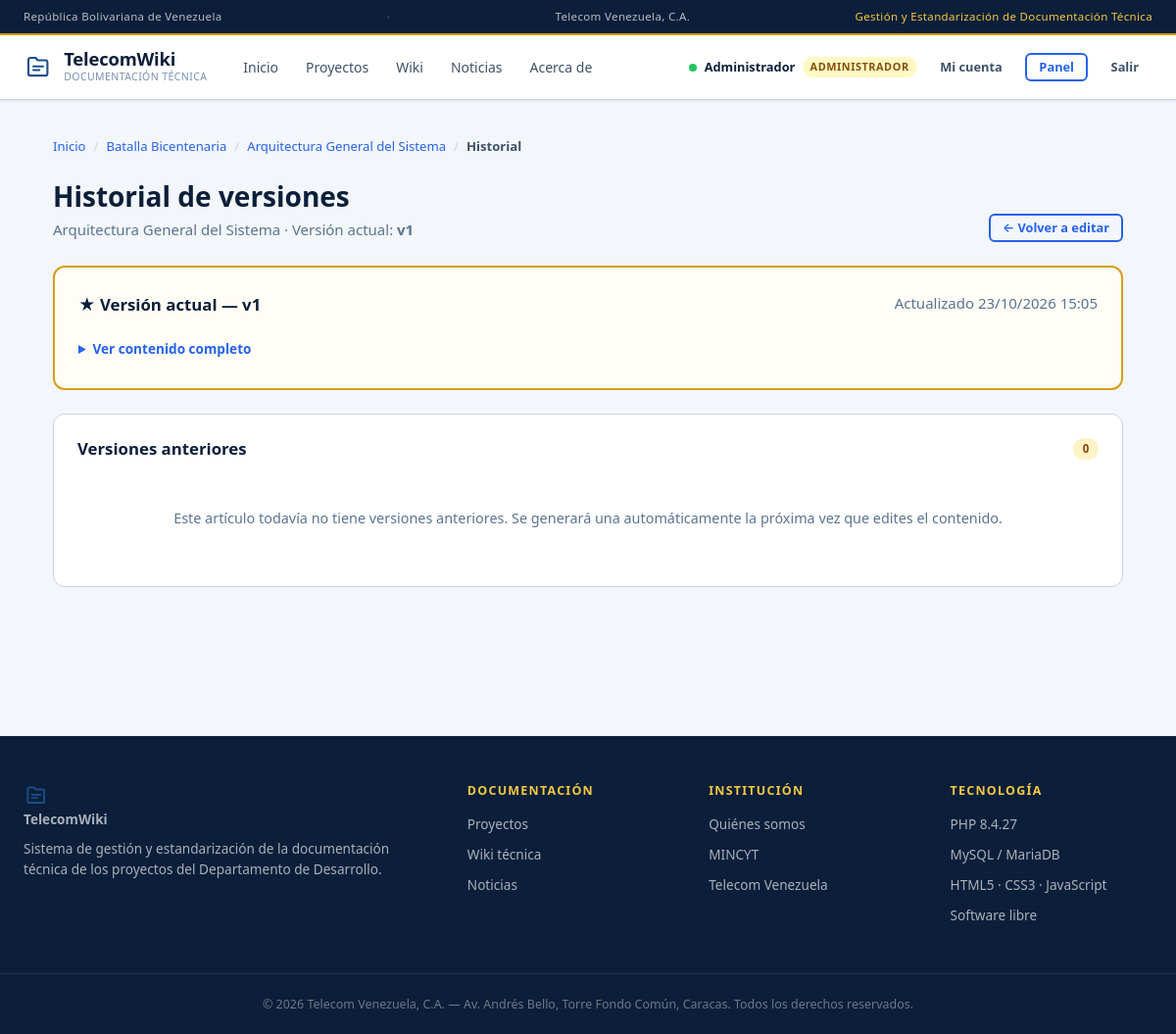
The page /frontend/admin/articulo_historial.php?id=1 (signed in) on the database its author committed.
### tables this page shows
CREATE TABLE `usuarios` (
    `id`            INT UNSIGNED NOT NULL AUTO_INCREMENT,
    `nombre`        VARCHAR(100)  NOT NULL,
    `apellido`      VARCHAR(100)  NOT NULL,
    `usuario`       VARCHAR(50)   NOT NULL,
    `email`         VARCHAR(150)  NOT NULL,
    `password`      VARCHAR(255)  NOT NULL,
    `rol`           ENUM('lector','editor','supervisor','admin') NOT NULL DEFAULT 'lector',
    `activo`        TINYINT(1)    NOT NULL DEFAULT 1,
    `ultimo_acceso` DATETIME      NULL DEFAULT NULL,
    `creado_en`     DATETIME      NOT NULL DEFAULT CURRENT_TIMESTAMP,
    PRIMARY KEY (`id`),
    UNIQUE KEY `uq_usuarios_usuario` (`usuario`),
    UNIQUE KEY `uq_usuarios_email`   (`email`),
    KEY `idx_usuarios_rol_activo` (`rol`,`activo`)
);

CREATE TABLE `articulos` (
    `id`          INT UNSIGNED NOT NULL AUTO_INCREMENT,
    `proyecto_id` INT UNSIGNED  NOT NULL,
    `titulo`      VARCHAR(300)  NOT NULL,
    `slug`        VARCHAR(320)  NOT NULL,
    `resumen`     VARCHAR(500)  NULL,
    `contenido`   LONGTEXT      NULL,
    `tipo`        ENUM('guion','arquitectura','mecanica','personaje','nivel','tecnico','otro') NOT NULL DEFAULT 'tecnico',
    `autor_id`    INT UNSIGNED  NULL,
    `version`     INT UNSIGNED  NOT NULL DEFAULT 1,
    `publicado`   TINYINT(1)    NOT NULL DEFAULT 0,
    `creado_en`   DATETIME      NOT NULL DEFAULT CURRENT_TIMESTAMP,
    `actualizado` DATETIME      NOT NULL DEFAULT CURRENT_TIMESTAMP ON UPDATE CURRENT_TIMESTAMP,
    PRIMARY KEY (`id`),
    UNIQUE KEY `uq_articulos_slug` (`slug`),
    KEY `idx_articulos_proyecto`  (`proyecto_id`,`publicado`),
    KEY `idx_articulos_publicado` (`publicado`),
    KEY `idx_articulos_tipo`      (`tipo`),
    KEY `idx_articulos_autor`     (`autor_id`),
    CONSTRAINT `fk_articulos_proyecto` FOREIGN KEY (`proyecto_id`) REFERENCES `proyectos`(`id`) ON DELETE CASCADE,
    CONSTRAINT `fk_articulos_autor`    FOREIGN KEY (`autor_id`)    REFERENCES `usuarios`(`id`)  ON DELETE SET NULL
);

### backend/lib/bootstrap.php (called while the page is built, shortened)
<?php
require_once __DIR__ . '/../config/db.php';
require_once __DIR__ . '/helpers.php';
require_once __DIR__ . '/auth.php';
require_once __DIR__ . '/permisos.php';
require_once __DIR__ . '/validate.php';
require_once __DIR__ . '/render.php';
function abrirPagina(string $titulo = ''): void {
    include FRONTEND . '/partials/header.php';
}
function cerrarPagina(): void {
    include FRONTEND . '/partials/footer.php';
}

### backend/lib/helpers.php (called while the page is built, shortened)
<?php
function e(?string $s): string {
    return htmlspecialchars($s ?? '', ENT_QUOTES | ENT_SUBSTITUTE, 'UTF-8');
}
function url(string $ruta = ''): string {
    return SITE_URL . '/' . ltrim($ruta, '/');
}
function fecha(?string $fecha, string $formato = 'd/m/Y'): string {
    $ts = strtotime($fecha);
    return $ts ? date($formato, $ts) : '—';
}
function etiquetaRol(string $rol): string {
    $mapa = ['lector' => 'Lector', 'editor' => 'Editor',
             'supervisor' => 'Supervisor', 'admin' => 'Administrador'];
    return $mapa[$rol] ?? ucfirst($rol);
}

### backend/lib/auth.php (called while the page is built, shortened)
<?php
require_once __DIR__ . '/../config/db.php';
function isLoggedIn(): bool {
    return isset($_SESSION['user_id']);
}
function currentUser(): ?array {
    static $cache = null;
    if ($cache !== null) {
        return $cache;
    }
    $id = (int) $_SESSION['user_id'];
    $row = dbUnica(
        'SELECT id, nombre, apellido, usuario, email, rol, activo
           FROM usuarios WHERE id = ? LIMIT 1',
        [$id]
    );
    $cache = [
        'id'       => (int) $row['id'],
        'nombre'   => $row['nombre'],
        'apellido' => $row['apellido'],
        'usuario'  => $row['usuario'],
        'email'    => $row['email'],
        'rol'      => $row['rol'],
    ];
    return $cache;
}
function requireLogin(): void {
    if (!isLoggedIn() || currentUser() === null) {
        $_SESSION['intento_url'] = $_SERVER['REQUEST_URI'] ?? '';
        header('Location: ' . SITE_URL . '/login.php');
        exit;
    }
}
    ?>

### backend/config/db.php (called while the page is built, shortened)
<?php
function getDB(): PDO {
    static $pdo = null;
    if ($pdo === null) {
        $dsn = 'mysql:host=' . DB_HOST . ';port=' . DB_PORT
             . ';dbname=' . DB_NAME . ';charset=utf8mb4';
        try {
            $pdo = new PDO($dsn, DB_USER, DB_PASS, [
                PDO::ATTR_ERRMODE            => PDO::ERRMODE_EXCEPTION,
                PDO::ATTR_DEFAULT_FETCH_MODE => PDO::FETCH_ASSOC,
                PDO::ATTR_EMULATE_PREPARES   => false,
            ]);
        } catch (PDOException $e) {
            error_log('[db.php] Error de conexión a MySQL: ' . $e->getMessage());
            http_response_code(503);
            die('<div>'
              . '<strong>El sitio no está disponible en este momento.</strong><br>'
              . '<small>Intenta nuevamente en unos minutos. Si el problema persiste, '
              . 'verificá que MySQL esté iniciado (XAMPP → pestaña MySQL) y que exista '
              . 'la base de datos <em>telecom_wiki</em>.</small></div>');
        }
    }
    return $pdo;
}
function dbUnica(string $sql, array $params = []) {
    $st = getDB()->prepare($sql);
    $st->execute($params);
    return $st->fetch();
}

### backend/lib/permisos.php (called while the page is built, shortened)
<?php
function nivelRol(?string $rol): int {
    return JERARQUIA_ROLES[$rol] ?? 0;
}
function puede(string $capacidad, ?array $usuario = null): bool {
    $minimo = CAPACIDADES[$capacidad] ?? 'admin';
    $usuario = $usuario ?? currentUser();
    return nivelRol($usuario['rol']) >= nivelRol($minimo);
}
function requierePermiso(string $capacidad): void {
    requireLogin();
}

### backend/lib/validate.php (called while the page is built, shortened)
<?php
require_once __DIR__ . '/helpers.php';
function entero($v, int $defecto = 0): int {
    return filter_var($v, FILTER_VALIDATE_INT) !== false ? (int) $v : $defecto;
}

### frontend/admin/articulo_historial.php (the view, shortened to what this page needs)
<?php
require_once dirname(__DIR__, 2) . '/backend/lib/bootstrap.php';
requierePermiso('articulo.historial');
$articuloId = entero($_GET['id'] ?? $_POST['articulo_id'] ?? '', 0);
$articulo = dbUnica(
    'SELECT a.*, p.titulo AS proyecto_titulo, p.slug AS proyecto_slug
       FROM articulos a
       JOIN proyectos p ON p.id = a.proyecto_id
      WHERE a.id = ? LIMIT 1',
    [$articuloId]
);
$st = getDB()->prepare(
    'SELECT h.id, h.contenido, h.version, h.editado_en, u.nombre AS editor
       FROM historial_versiones h
  LEFT JOIN usuarios u ON u.id = h.editado_por
      WHERE h.articulo_id = ?
   ORDER BY h.version DESC'
);
$st->execute([$articuloId]);
$versiones = $st->fetchAll();
$cssExtra  = 'admin.css';
abrirPagina();
?>
<div class="container container--panel">
    <?= migaDePan([
        ['Inicio' => 'index.php'],
        [$articulo['proyecto_titulo'] => 'proyecto.php?slug=' . urlencode($articulo['proyecto_slug'])],
        [$articulo['titulo'] => 'articulo.php?slug=' . urlencode($articulo['slug'])],
        ['Historial' => null],
    ]) ?>
    <div class="seccion-cabecera">
        <div>
            <h1>Historial de versiones</h1>
            <p class="muted"><?= e($articulo['titulo']) ?> ·
                Versión actual: <strong>v<?= (int) $articulo['version'] ?></strong></p>
        </div>
        <?php if (puede('articulo.editar')): ?>
            <a class="btn btn-outline btn-sm"
               href="<?= e(url('admin/articulo_form.php?id=' . $articuloId)) ?>">
                ← Volver a editar
            </a>
        <?php endif; ?>
    </div>
    <section class="panel panel--version-actual">
        <header class="panel__cabecera">
            <h2 class="panel__titulo">★ Versión actual — v<?= (int) $articulo['version'] ?></h2>
            <span class="muted">Actualizado <?= e(fecha($articulo['actualizado'], 'd/m/Y H:i')) ?></span>
        </header>
        <details class="detalle-version">
            <summary>Ver contenido completo</summary>
        </details>
    </section>
    <section class="panel">
        <header class="panel__cabecera">
            <h2 class="panel__titulo">Versiones anteriores</h2>
            <span class="contador"><?= count($versiones) ?></span>
        </header>
        <?php if (!$versiones): ?>
            <p class="vacio">Este artículo todavía no tiene versiones anteriores. Se generará una
                automáticamente la próxima vez que edites el contenido.</p>
        <?php endif; ?>
    </section>
</div>

### frontend/partials/header.php (shortened to what this page needs)
<?php
require_once dirname(__DIR__, 2) . '/backend/lib/bootstrap.php';
$paginaActual = basename($_SERVER['PHP_SELF'] ?? '', '.php');
$seccionDe = [
    'index'              => 'index',
    'proyectos'          => 'proyectos',
    'proyecto'           => 'proyectos',
    'wiki'               => 'wiki',
    'articulo'           => 'wiki',
    'noticias'           => 'noticias',
    'noticia'            => 'noticias',
    'acerca'             => 'acerca',
];
$seccionActiva = $seccionDe[$paginaActual] ?? '';
$enlaces = [
    'index'     => ['Inicio',     'index.php'],
    'proyectos' => ['Proyectos',  'proyectos.php'],
    'wiki'      => ['Wiki',       'wiki.php'],
    'noticias'  => ['Noticias',   'noticias.php'],
    'acerca'    => ['Acerca de',  'acerca.php'],
];
$usuario    = currentUser();
$cssExtra   = $cssExtra ?? '';
?>
<!DOCTYPE html>
<html lang="es">
<head>
    <link rel="stylesheet" href="<?= e(url('css/base.css')) ?>">
    <link rel="stylesheet" href="<?= e(url('css/layout.css')) ?>">
    <link rel="stylesheet" href="<?= e(url('css/components.css')) ?>">
    <link rel="stylesheet" href="<?= e(url('css/pages.css')) ?>">
<?php if ($cssExtra !== ''): ?>
    <link rel="stylesheet" href="<?= e(url('css/' . $cssExtra)) ?>">
<?php endif; ?>
</head>
<body>
<div class="bar-top">
    <div class="bar-top__inner container">
        <span>República Bolivariana de Venezuela</span>
        <span class="bar-top__sep" aria-hidden="true">·</span>
        <span>Telecom Venezuela, C.A.</span>
        <span class="bar-top__derecha"><?= e(SITE_TAGLINE) ?></span>
    </div>
</div>
<header class="site-header">
    <div class="site-header__inner container">
        <a class="site-logo" href="<?= e(url('index.php')) ?>">
            <span class="logo-icon" aria-hidden="true">
                <svg width="30" height="30" viewBox="0 0 24 24" fill="none" stroke="currentColor"
                     stroke-width="1.7" stroke-linecap="round" stroke-linejoin="round">
                    <path d="M4 5.5A1.5 1.5 0 0 1 5.5 4H10l1.6 2H18a1.5 1.5 0 0 1 1.5 1.5V17A1.5 1.5 0 0 1 18 18.5H5.5A1.5 1.5 0 0 1 4 17z"/>
                    <path d="M8 11h8M8 14h5"/>
                </svg>
            </span>
            <span class="logo-text">
                <span class="logo-title"><?= e(SITE_NAME) ?></span>
                <span class="logo-sub">Documentación técnica</span>
            </span>
        </a>
        <nav id="nav-principal" class="site-nav" aria-label="Navegación principal">
            <ul>
<?php foreach ($enlaces as $clave => [$texto, $ruta]): ?>
                <li>
                    <a href="<?= e(url($ruta)) ?>"
                       <?= $seccionActiva === $clave ? 'class="is-active" aria-current="page"' : '' ?>>
                        <?= e($texto) ?>
                    </a>
                </li>
<?php endforeach; ?>
            </ul>
        </nav>
        <div class="site-header__actions">
<?php if ($usuario === null): ?>
            <a class="btn btn-outline btn-sm" href="<?= e(url('login.php')) ?>">
                <svg width="16" height="16" viewBox="0 0 20 20" fill="currentColor" aria-hidden="true">
                    <path d="M8 4H5a1 1 0 0 0-1 1v10a1 1 0 0 0 1 1h3M12 7l3 3-3 3M15 10H8"/>
                </svg>
                Iniciar sesión
            </a>
<?php else: ?>
            <span class="user-badge">
                <span class="user-dot" aria-hidden="true"></span>
                <span class="user-badge__nombre"><?= e($usuario['nombre']) ?></span>
                <?= badgeRol($usuario['rol']) ?>
            </span>
            <a class="btn btn-ghost btn-sm" href="<?= e(url('cuenta.php')) ?>">
                Mi cuenta
            </a>
            <?php if (puede('panel.acceder')): ?>
                <a class="btn btn-outline btn-sm" href="<?= e(url('admin/index.php')) ?>">Panel</a>
            <?php endif; ?>
            <form class="form-salir" method="post" action="<?= e(url('logout.php')) ?>">
                <button class="btn btn-ghost btn-sm" type="submit">Salir</button>
            </form>
<?php endif; ?>
        </div>
    </div>
</header>
<main id="contenido" class="main-content">

### backend/lib/render.php (shortened to what this page needs)
<?php
function migaDePan(array $items): string {
    $html = '<nav class="breadcrumb" aria-label="Miga de pan"><ol>';
    $ultimo = count($items) - 1;
    foreach ($items as $i => $item) {
        $nombre = array_key_first($item);
        $ruta   = $item[$nombre];
        $sep    = $i > 0 ? '<span class="breadcrumb__sep" aria-hidden="true">/</span>' : '';
        if ($i === $ultimo || $ruta === null) {
            $html .= $sep . '<li class="breadcrumb__actual" aria-current="page">' . e($nombre) . '</li>';
        } else {
            $html .= $sep . '<li><a href="' . e(url($ruta)) . '">' . e($nombre) . '</a></li>';
        }
    }
    return $html . '</ol></nav>';
}
function badgeRol(string $rol): string {
    return '<span class="role-tag role-' . e($rol) . '">' . e(etiquetaRol($rol)) . '</span>';
}

### rows shown on the page
usuarios: nombre "Administrador", rol "ADMINISTRADOR"
articulos: titulo "Arquitectura General del Sistema", version "1", actualizado "23/10/2026 15:05"

### other values the page prints
SITE_TAGLINE "Gestión y Estandarización de Documentación Técnica"
SITE_NAME "TelecomWiki"
$texto "Inicio"
$texto "Proyectos"
$texto "Wiki"
$texto "Noticias"
$texto "Acerca de"
$nombre "Inicio"
$nombre "Batalla Bicentenaria"
$nombre "Arquitectura General del Sistema"
$nombre "Historial"
count($versiones) "0"
PHP_VERSION "8.4.27"
